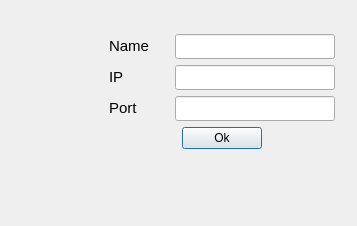
<?xml version="1.0" encoding="UTF-8"?>
<ui version="4.0">
 <class>cInfoSet</class>
 <widget class="QDialog" name="cInfoSet">
  <property name="geometry">
   <rect>
    <x>0</x>
    <y>0</y>
    <width>357</width>
    <height>226</height>
   </rect>
  </property>
  <property name="windowTitle">
   <string>Dialog</string>
  </property>
  <widget class="QWidget" name="">
   <property name="geometry">
    <rect>
     <x>24</x>
     <y>34</y>
     <width>396</width>
     <height>117</height>
    </rect>
   </property>
   <layout class="QVBoxLayout" name="verticalLayout">
    <item>
     <layout class="QHBoxLayout" name="horizontalLayout">
      <item>
       <spacer name="horizontalSpacer">
        <property name="minimumSize">
         <size>
          <width>80</width>
          <height>20</height>
         </size>
        </property>
        <property name="maximumSize">
         <size>
          <width>80</width>
          <height>20</height>
         </size>
        </property>
        <property name="orientation">
         <enum>Qt::Horizontal</enum>
        </property>
        <property name="sizeHint" stdset="0">
         <size>
          <width>60</width>
          <height>25</height>
         </size>
        </property>
       </spacer>
      </item>
      <item>
       <widget class="QLabel" name="label">
        <property name="minimumSize">
         <size>
          <width>60</width>
          <height>25</height>
         </size>
        </property>
        <property name="maximumSize">
         <size>
          <width>60</width>
          <height>25</height>
         </size>
        </property>
        <property name="text">
         <string>&lt;html&gt;&lt;head/&gt;&lt;body&gt;&lt;p&gt;&lt;span style=&quot; font-size:11pt;&quot;&gt;Name&lt;/span&gt;&lt;/p&gt;&lt;/body&gt;&lt;/html&gt;</string>
        </property>
       </widget>
      </item>
      <item>
       <widget class="QLineEdit" name="lineEdit">
        <property name="minimumSize">
         <size>
          <width>160</width>
          <height>25</height>
         </size>
        </property>
        <property name="maximumSize">
         <size>
          <width>160</width>
          <height>25</height>
         </size>
        </property>
       </widget>
      </item>
      <item>
       <spacer name="horizontalSpacer_2">
        <property name="minimumSize">
         <size>
          <width>80</width>
          <height>20</height>
         </size>
        </property>
        <property name="maximumSize">
         <size>
          <width>80</width>
          <height>20</height>
         </size>
        </property>
        <property name="orientation">
         <enum>Qt::Horizontal</enum>
        </property>
        <property name="sizeHint" stdset="0">
         <size>
          <width>60</width>
          <height>25</height>
         </size>
        </property>
       </spacer>
      </item>
     </layout>
    </item>
    <item>
     <layout class="QHBoxLayout" name="horizontalLayout_2">
      <item>
       <spacer name="horizontalSpacer_7">
        <property name="orientation">
         <enum>Qt::Horizontal</enum>
        </property>
        <property name="sizeHint" stdset="0">
         <size>
          <width>60</width>
          <height>25</height>
         </size>
        </property>
       </spacer>
      </item>
      <item>
       <widget class="QLabel" name="label_3">
        <property name="minimumSize">
         <size>
          <width>60</width>
          <height>25</height>
         </size>
        </property>
        <property name="maximumSize">
         <size>
          <width>60</width>
          <height>25</height>
         </size>
        </property>
        <property name="text">
         <string>&lt;html&gt;&lt;head/&gt;&lt;body&gt;&lt;p&gt;&lt;span style=&quot; font-size:11pt;&quot;&gt;IP&lt;/span&gt;&lt;/p&gt;&lt;/body&gt;&lt;/html&gt;</string>
        </property>
       </widget>
      </item>
      <item>
       <widget class="QLineEdit" name="lineEdit_3">
        <property name="minimumSize">
         <size>
          <width>160</width>
          <height>25</height>
         </size>
        </property>
        <property name="maximumSize">
         <size>
          <width>160</width>
          <height>25</height>
         </size>
        </property>
       </widget>
      </item>
      <item>
       <spacer name="horizontalSpacer_8">
        <property name="orientation">
         <enum>Qt::Horizontal</enum>
        </property>
        <property name="sizeHint" stdset="0">
         <size>
          <width>60</width>
          <height>25</height>
         </size>
        </property>
       </spacer>
      </item>
     </layout>
    </item>
    <item>
     <layout class="QHBoxLayout" name="horizontalLayout_3">
      <item>
       <spacer name="horizontalSpacer_3">
        <property name="orientation">
         <enum>Qt::Horizontal</enum>
        </property>
        <property name="sizeHint" stdset="0">
         <size>
          <width>60</width>
          <height>25</height>
         </size>
        </property>
       </spacer>
      </item>
      <item>
       <widget class="QLabel" name="label_2">
        <property name="minimumSize">
         <size>
          <width>60</width>
          <height>25</height>
         </size>
        </property>
        <property name="maximumSize">
         <size>
          <width>60</width>
          <height>25</height>
         </size>
        </property>
        <property name="text">
         <string>&lt;html&gt;&lt;head/&gt;&lt;body&gt;&lt;p&gt;&lt;span style=&quot; font-size:11pt;&quot;&gt;Port&lt;/span&gt;&lt;/p&gt;&lt;/body&gt;&lt;/html&gt;</string>
        </property>
       </widget>
      </item>
      <item>
       <widget class="QLineEdit" name="lineEdit_2">
        <property name="minimumSize">
         <size>
          <width>160</width>
          <height>25</height>
         </size>
        </property>
        <property name="maximumSize">
         <size>
          <width>160</width>
          <height>25</height>
         </size>
        </property>
       </widget>
      </item>
      <item>
       <spacer name="horizontalSpacer_4">
        <property name="orientation">
         <enum>Qt::Horizontal</enum>
        </property>
        <property name="sizeHint" stdset="0">
         <size>
          <width>60</width>
          <height>25</height>
         </size>
        </property>
       </spacer>
      </item>
     </layout>
    </item>
    <item>
     <layout class="QHBoxLayout" name="horizontalLayout_4">
      <item>
       <spacer name="horizontalSpacer_5">
        <property name="orientation">
         <enum>Qt::Horizontal</enum>
        </property>
        <property name="sizeHint" stdset="0">
         <size>
          <width>18</width>
          <height>20</height>
         </size>
        </property>
       </spacer>
      </item>
      <item>
       <widget class="QPushButton" name="okB">
        <property name="text">
         <string>Ok</string>
        </property>
       </widget>
      </item>
      <item>
       <spacer name="horizontalSpacer_6">
        <property name="orientation">
         <enum>Qt::Horizontal</enum>
        </property>
        <property name="sizeHint" stdset="0">
         <size>
          <width>108</width>
          <height>20</height>
         </size>
        </property>
       </spacer>
      </item>
     </layout>
    </item>
   </layout>
  </widget>
 </widget>
 <resources/>
 <connections/>
</ui>
